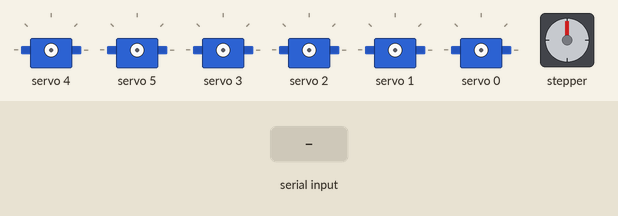
This sketch was run on a simulated Arduino Uno, built with avr-gcc and run on an emulated ATmega328P. Shown: 6 × servo, stepper motor. The test bench sets the inputs (shaded band). Stepper angles assume 200 steps per turn.

Above: at 1.2 s.
1.3 s: ",\n" received over the second serial link
At 1.45 s:
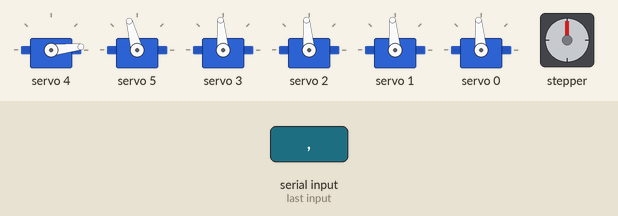
At 2.06 s:
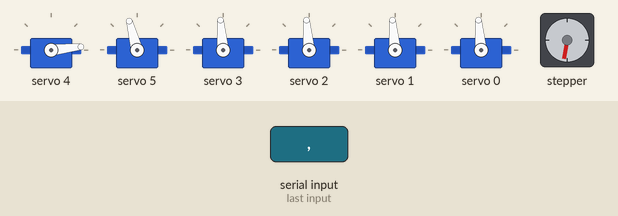
Timing chart, 0 to 4.5 s (numbered marks = the images above; inputs shaded):
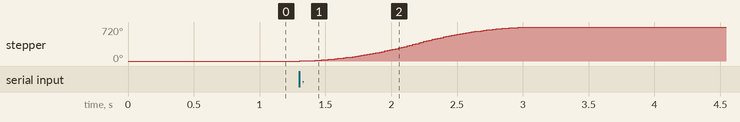

The sketch:

receiver.ino
```cpp
#include <SoftwareSerial.h>
#include <Wire.h>
#include <Adafruit_PWMServoDriver.h>
#include <AccelStepper.h>

SoftwareSerial mySerial(2, 3); // RX=2, TX=3
Adafruit_PWMServoDriver pwm = Adafruit_PWMServoDriver();
AccelStepper stepper(1, 9, 8); // 1=Driver, 9=STEP, 8=DIR

// Servo Pulse Calibration (Tune these if your servos buzz at their limits)
#define SERVOMIN  150 // Pulse for 0 degrees
#define SERVOMAX  600 // Pulse for 180 degrees
#define SERVO100  400 // Pulse for 100 degrees (Shoulder Limit)

// Variables for non-blocking serial read
const byte numChars = 64; // Large buffer to prevent data cutoff
char receivedChars[numChars];
boolean newData = false;

// Default to 512 (center) so motors don't violently snap to 0 on startup
int potValues[6] = {512, 0, 512, 512, 512, 512};

void setup() {
  Serial.begin(9600);
  mySerial.begin(9600);

  pwm.begin();
  pwm.setOscillatorFrequency(27000000);
  pwm.setPWMFreq(60);

  stepper.setMaxSpeed(1000);
  stepper.setAcceleration(500);
}

void loop() {
  // 1. Constantly check for new data without pausing the Arduino
  recvWithEndMarker();

  // 2. If a full packet of data has arrived, parse it and update targets
  if (newData == true) {
    parseData();
    updateMotors();
    newData = false; // Reset flag to listen for the next packet
  }

  // 3. This MUST run constantly at max speed to allow the stepper to rotate smoothly
  stepper.run();
}

// --- NON-BLOCKING SERIAL READ FUNCTION ---
void recvWithEndMarker() {
  static byte ndx = 0;
  char endMarker = '\n';
  char rc;

  while (mySerial.available() > 0 && newData == false) {
    rc = mySerial.read();

    // Ignore carriage returns to prevent data corruption
    if (rc == '\r') {
      continue;
    }

    if (rc != endMarker) {
      receivedChars[ndx] = rc;
      ndx++;
      if (ndx >= numChars) {
        ndx = numChars - 1; // Prevent buffer overflow
      }
    } else {
      receivedChars[ndx] = '\0'; // Terminate the string
      ndx = 0;
      newData = true;
    }
  }
}

// --- DATA PARSING & VALIDATION FUNCTION ---
void parseData() {
  // Packet Validation: Count the commas to ensure the message is fully intact.
  int commaCount = 0;
  for (int i = 0; i < strlen(receivedChars); i++) {
    if (receivedChars[i] == ',') {
      commaCount++;
    }
  }

  // If a comma was lost due to electrical noise, throw the bad packet away.
  if (commaCount != 5) {
    return;
  }

  char * strtokIndx;

  // Extract Pot 1
  strtokIndx = strtok(receivedChars, ",");
  if (strtokIndx != NULL) potValues[0] = atoi(strtokIndx);

  // Extract Pots 2 through 6
  for(int i = 1; i < 6; i++) {
    strtokIndx = strtok(NULL, ",");
    if (strtokIndx != NULL) {
      potValues[i] = atoi(strtokIndx);
    }
  }
}

// --- MOTOR UPDATE FUNCTION ---
void updateMotors() {
  // 1. Base Stepper (Pot 1) - Maps 0-1023 to 0-800 steps
  long targetPosition = map(potValues[0], 0, 1023, 0, 800);
  stepper.moveTo(targetPosition);

  // 2. Shoulder Mirrored Servos (Pot 2) - Max 100 degrees
  int shoulderLeft = map(potValues[1], 0, 1023, SERVOMIN, SERVO100);
  int shoulderRight = map(potValues[1], 0, 1023, SERVO100, SERVOMIN); // Inverted Mirror
  pwm.setPWM(4, 0, shoulderLeft);
  pwm.setPWM(5, 0, shoulderRight);

  // 3. Elbow Servo (Pot 3) - Reversed Direction (180 down to 0)
  int elbowPulse = map(potValues[2], 0, 1023, SERVOMAX, SERVOMIN);
  pwm.setPWM(3, 0, elbowPulse);

  // 4. Wrist 1 (Pot 4) - 0 to 180 degrees
  int wrist1Pulse = map(potValues[3], 0, 1023, SERVOMIN, SERVOMAX);
  pwm.setPWM(2, 0, wrist1Pulse);

  // 5. Wrist 2 (Pot 5) - 0 to 180 degrees
  int wrist2Pulse = map(potValues[4], 0, 1023, SERVOMIN, SERVOMAX);
  pwm.setPWM(1, 0, wrist2Pulse);

  // 6. Gripper (Pot 6) - 0 to 180 degrees
  int gripperPulse = map(potValues[5], 0, 1023, SERVOMIN, SERVOMAX);
  pwm.setPWM(0, 0, gripperPulse);
}
```

Measured:
- after the input at 1.3 s, stepper: turns 720° clockwise in 1.7 s, starting at once
